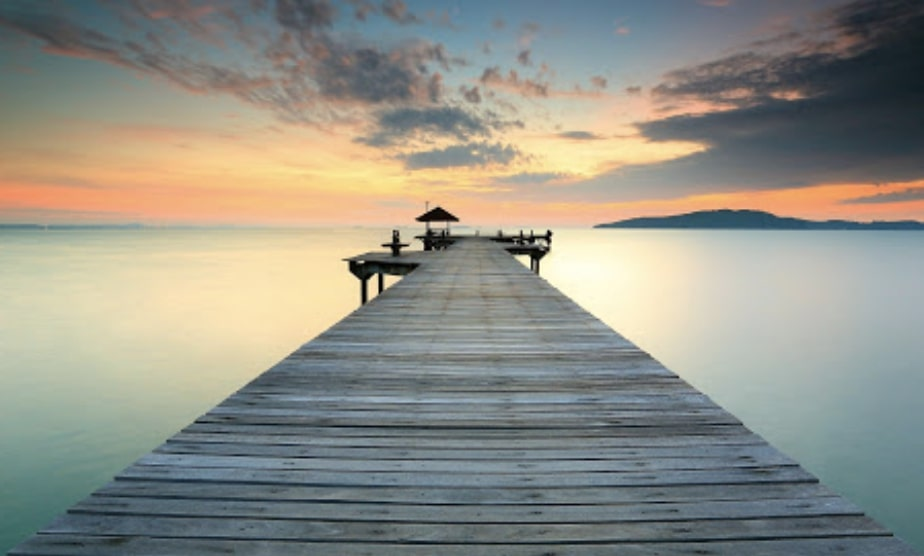
//> input picture lab4/hf.jpg, 924 x 556 px
$ ./main   (built with g++ and OpenCV 4)
//> lines starting //> are read from the running program, lines starting //| are printed output that depends on the picture; after the words box and inside, x2 and y2 are one past the last pixel; in counts of white or black regions, pixels touching at a corner belong together
### lab4/hough.hpp
#ifndef HOUGH_H
#define HOUGH_H

#include <opencv2/core.hpp>
#include <opencv2/highgui.hpp>
#include <opencv2/imgproc.hpp>
#include <iostream>
#include <vector>
#include <math.h>

// Finds lines in a binary image using the standard Hough transform.
// note: the image must be an 8-bit, single-channel binary source image
void HoughLines(const cv::Mat& image, std::vector<cv::Vec2d>& lines,
	double rho, double theta, int threshold);

#endif

### lab4/canny.hpp
#ifndef CANNY_H
#define CANNY_H

#include <math.h>
#include <assert.h>
#include <opencv2/core.hpp>
#include <opencv2/highgui.hpp>
#include <iostream>
#include <algorithm>

// Finds edges in an image using the Canny algorithm.
void Canny(const cv::Mat& image, cv::Mat& edges, double threshold1, double threshold2);

#endif

### lab4/canny.cpp
#include "canny.hpp"

static inline uchar cut(double value) {
	int _value = value + 0.5;
	if (_value < 0)
		_value = 0;
	if (_value > 255)
		_value = 255;
	return (uchar)_value;
}

// Blurs an image using a Gaussian filter.
static void GaussianBlur(const cv::Mat& src, cv::Mat& dst, cv::Size ksize, double sigma) {
	int row = src.rows;
	int col = src.cols;
	int channel = src.channels();
	dst = cv::Mat::zeros(row, col, channel == 1 ? CV_8UC1 : CV_8UC3);

	// kernel
	int pad_i = ksize.height / 2, pad_j = ksize.width / 2;
	double sigma_square = sigma * sigma;
	double sum = 0;
	double** kernel = new double* [ksize.height];
	for (int i = 0; i < ksize.height; i++) {
		kernel[i] = new double[ksize.width];
	}
	for (int i = 0; i < ksize.height; i++) {
		for (int j = 0; j < ksize.width; j++) {
			int x = j - pad_j;
			int y = i - pad_i;
			kernel[i][j] = 1 / (2 * CV_PI * sigma_square) * exp(-(x * x + y * y) / (2 * sigma_square));
			sum += kernel[i][j];
		}
	}
	for (int i = 0; i < ksize.height; i++) {
		for (int j = 0; j < ksize.width; j++) {
			kernel[i][j] /= sum;
		}
	}

	// filter
	if (channel == 1) {
		for (int i = 0; i < row; i++) {
			for (int j = 0; j < col; j++) {
				double value = 0;

				for (int di = -pad_i; di <= pad_i; di++) {
					for (int dj = -pad_j; dj <= pad_j; dj++) {
						if ((i + di >= 0) && (i + di < row) && (j + dj >= 0) && (j + dj < col))
							value += src.at<uchar>(i + di, j + dj) * kernel[pad_i + di][pad_j + dj];
					}
				}

				dst.at<uchar>(i, j) = cut(value);
			}
		}
	}
	else {
		for (int i = 0; i < row; i++) {
			for (int j = 0; j < col; j++) {
				for (int c = 0; c < channel; c++) {
					double value = 0;

					for (int di = -pad_i; di <= pad_i; di++) {
						for (int dj = -pad_j; dj <= pad_j; dj++) {
							if ((i + di >= 0) && (i + di < row) && (j + dj >= 0) && (j + dj < col))
								value += src.at<cv::Vec3b>(i + di, j + dj)[c] * kernel[pad_i + di][pad_j + dj];
						}
					}

					dst.at<uchar>(i, j) = cut(value);
				}
			}
		}
	}

	// delete kernel
	for (int i = 0; i < ksize.height; i++) {
		delete[] kernel[i];
	}
	delete[] kernel;
}

// Calculates the first order image derivative in both xand y using a Sobel operator.
static void spatialGradient(const cv::Mat& src, cv::Mat& dx, cv::Mat& dy) {
	const int ksize = 3;

	int row = src.rows;
	int col = src.cols;
	int channel = src.channels();
	int pad = ksize / 2;
	double kernel_x[ksize][ksize] = { {1,0,-1}, {2,0,-2}, {1,0,-1} };
	double kernel_y[ksize][ksize] = { {1,2,1}, {0,0,0}, {-1,-2,-1} };

	dx = cv::Mat::zeros(row, col, CV_8UC1);
	dy = cv::Mat::zeros(row, col, CV_8UC1);

	for (int i = 0; i < row; i++) {
		for (int j = 0; j < col; j++) {
			double value_x = 0;
			double value_y = 0;

			for (int di = -pad; di <= pad; di++) {
				for (int dj = -pad; dj <= pad; dj++) {
					if ((i + di >= 0) && (i + di < row) && (j + dj >= 0) && (j + dj < col)) {
						value_x += src.at<uchar>(i + di, j + dj) * kernel_x[pad + di][pad + dj];
						value_y += src.at<uchar>(i + di, j + dj) * kernel_y[pad + di][pad + dj];
					}
				}
			}

			dx.at<uchar>(i, j) = cut(value_x);
			dy.at<uchar>(i, j) = cut(value_y);
		}
	}
}

// Calculates the gradient and theta given the gradients on x and y axis
static void calGradient(const cv::Mat& dx, const cv::Mat& dy, cv::Mat& grad, cv::Mat& theta) {
	int row = dx.rows;
	int col = dy.cols;

	grad = cv::Mat::zeros(row, col, CV_8UC1);
	theta = cv::Mat::zeros(row, col, CV_8UC1);

	for (int i = 0; i < row; i++) {
		for (int j = 0; j < col; j++) {
			double _dx = dx.at<uchar>(i, j);
			double _dy = dy.at<uchar>(i, j);
			double angle = atan2(_dy, _dx) * 180 / CV_PI;

			if (angle < -22.5)
				angle += 180;
			if (angle >= 157.5)
				angle -= 180;

			if (angle < 22.5) {
				theta.at<uchar>(i, j) = 0;
			}
			else if (angle < 67.5) {
				theta.at<uchar>(i, j) = 45;
			}
			else if (angle < 112.5) {
				theta.at<uchar>(i, j) = 90;
			}
			else {
				theta.at<uchar>(i, j) = 135;
			}

			grad.at<uchar>(i, j) = cut(sqrt(_dx * _dx + _dy * _dy));
		}
	}
}

// Non-maximum suppression as an edge thinning technique.
static void non_maximum_suppression(cv::Mat& grad, const cv::Mat& theta) {
	int row = grad.rows;
	int col = grad.cols;

	cv::Mat grad_out = cv::Mat::zeros(row, col, CV_8UC1);

	for (int i = 0; i < row; i++) {
		for (int j = 0; j < col; j++) {
			int angle = theta.at<uchar>(i, j);
			int di1, dj1, di2, dj2;

			if (angle == 0) {
				di1 = 0;
				dj1 = -1;
				di2 = 0;
				dj2 = 1;
			}
			else if (angle == 45) {
				di1 = 1;
				dj1 = -1;
				di2 = -1;
				dj2 = 1;
			}
			else if (angle == 90) {
				di1 = -1;
				dj1 = 0;
				di2 = 1;
				dj2 = 0;
			}
			else {
				di1 = -1;
				dj1 = -1;
				di2 = 1;
				dj2 = 1;
			}

			if (i == 0) {
				di1 = std::max(di1, 0);
				di2 = std::max(di2, 0);
			}
			if (i == (row - 1)) {
				di1 = std::min(di1, 0);
				di2 = std::min(di2, 0);
			}
			if (j == 0) {
				dj1 = std::max(dj1, 0);
				dj2 = std::max(dj2, 0);
			}
			if (j == (col - 1)) {
				dj1 = std::min(dj1, 0);
				dj2 = std::min(dj2, 0);
			}


			if (grad.at<uchar>(i, j) == std::max(
				std::max(grad.at<uchar>(i, j), grad.at<uchar>(i + di1, j + dj1)),
				grad.at<uchar>(i + di2, j + dj2)))
			{
				grad_out.at<uchar>(i, j) = grad.at<uchar>(i, j);
			}
		}
	}

	grad = grad_out.clone();
}

// Double threshold
static void hysteresis(cv::Mat& grad, int high_threshold, int low_threshold) {
	int row = grad.rows;
	int col = grad.cols;

	cv::Mat grad_out = cv::Mat::zeros(row, col, CV_8UC1);

	for (int i = 0; i < row; i++) {
		for (int j = 0; j < col; j++) {
			int _grad = grad.at<uchar>(i, j);

			if (_grad >= high_threshold) {
				grad_out.at<uchar>(i, j) = 255;
			}
			else if (_grad >= low_threshold) {
				// blob analysis - look at its 8-connected neighborhood
				for (int di = -1; di <= 1; di++) {
					for (int dj = -1; dj <= 1; dj++) {
						if (i + di < 0 || i + di >= row || j + dj < 0 || j + dj >= col)
							continue;
						if (grad.at<uchar>(i + di, j + dj) >= high_threshold) {
							grad_out.at<uchar>(i, j) = 255;
							break;
						}
					}
				}
			}
		}
	}

	grad = grad_out.clone();
}

void Canny(const cv::Mat& image, cv::Mat& edges, double threshold1, double threshold2) {
	cv::Mat image_ir;
	cv::Mat grad_x, grad_y;
	cv::Mat theta;

	// 1. use gaussian filter to smooth the input image
	GaussianBlur(image, image_ir, cv::Size(5, 5), 1.4);

	// 2. use sobel filter to calculate the gradient
	spatialGradient(image, grad_x, grad_y);
	calGradient(grad_x, grad_y, edges, theta);

	// 3. use non-maximum suppression
	non_maximum_suppression(edges, theta);

	// 4. hysteresis
	hysteresis(edges, threshold2, threshold1);
}

### lab4/main.cpp
#include "canny.hpp"
#include "hough.hpp"
#include <opencv2/core.hpp>
#include <opencv2/highgui.hpp>
#include <opencv2/imgproc.hpp>
#include <iostream>
#include <vector>

cv::Mat DrawLines(const cv::Mat& src, std::vector<cv::Vec2f> lines);

int main() {
	cv::Mat img = cv::imread("hf.jpg", cv::IMREAD_COLOR);
//> img is the input picture: 556 rows x 924 cols, CV_8UC3; mean B, G, R 135.5, 145.4, 145.6
	cv::Mat img_gray;
	cv::cvtColor(img, img_gray, cv::COLOR_BGR2GRAY);

	// opencv standard api
	cv::Mat img_blured;
	cv::GaussianBlur(img_gray, img_blured, cv::Size(5, 5), 0);

	cv::Mat edges;
	cv::Canny(img_blured, edges, 40, 100);
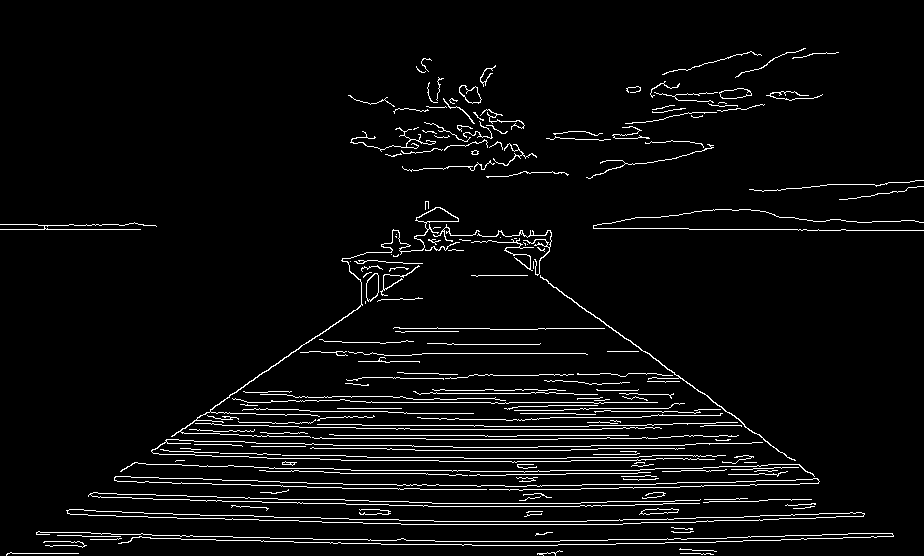
//> edges: 556 rows x 924 cols, CV_8UC1; 4.6% white in thin lines or dots
	cv::namedWindow("edges", cv::WINDOW_NORMAL);
	cv::imshow("edges", edges);
	cv::imwrite("edges_opencv.jpg", edges);

	std::vector<cv::Vec2f> lines;
	cv::HoughLines(edges, lines, 1, CV_PI / 180, 200);
//> lines = 42 lines (rho, theta), first 12: [435, 1.57], [402, 1.57], [470, 1.57], [554, 1.55], [425, 1.57], [229, 1.57], [467, 1.55], [533, 1.59], [449, 1.59], [-94, 2.2], [453, 1.59], [462, 1.59]
	cv::Mat img_out = DrawLines(img, lines);
//> the loop in DrawLines, `for (auto line : lines)` made 42 passes
//> (rho, theta, si, co) on passes 1 to 12: (435, 1.57, 1, -4.37e-08), (402, 1.57, 1, -4.37e-08), (470, 1.57, 1, -4.37e-08), (554, 1.55, 1, 0.0175), (425, 1.57, 1, -4.37e-08), (229, 1.57, 1, -4.37e-08), (467, 1.55, 1, 0.0175), (533, 1.59, 1, -0.0175), (449, 1.59, 1, -0.0175), (-94, 2.2, 0.809, -0.588), (453, 1.59, 1, -0.0175), (462, 1.59, 1, -0.0175)
//> after the loop in DrawLines, `for (auto line : lines)`:
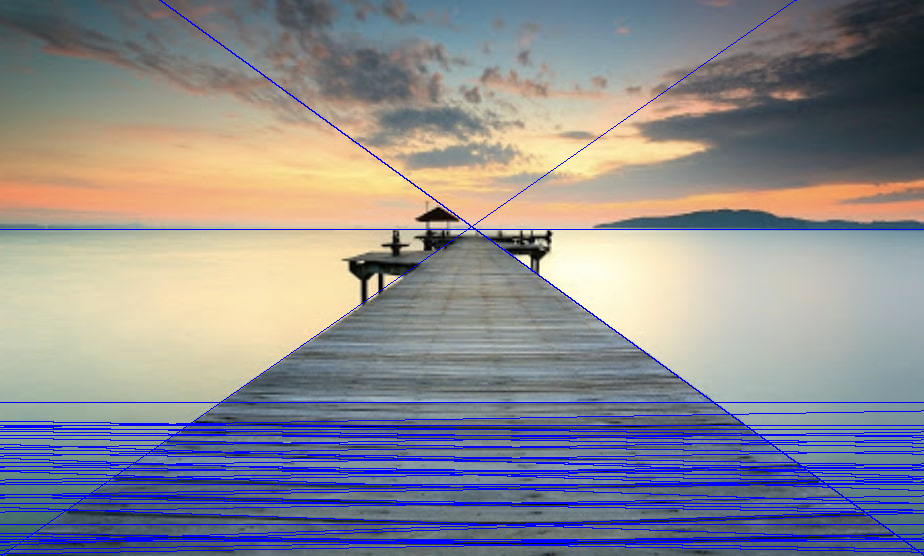
//> dst: 556 rows x 924 cols, CV_8UC3; 6.97% of pixels changed, all inside (x1, y1, x2, y2) = (0, 0, 924, 556)
	cv::namedWindow("lines", cv::WINDOW_NORMAL);
	cv::imshow("lines", img_out);
	cv::imwrite("hf_lines_opencv.jpg", img_out);

	// my implementation
	// my Canny already contains GaussianBlur
	cv::Mat edges_mine;
	Canny(img_gray, edges_mine, 40, 100);
//> in GaussianBlur, `int pad_i = ksize.height / 2, pad_j = ksize.width / 2;`: pad_i = 2
//> the loop in GaussianBlur, `for (int i = 0; i < ksize.height; i++)` made 5 passes
//> the loop in GaussianBlur, `for (int i = 0; i < ksize.height; i++)` made 5 passes
//> sum on passes 1 to 5: 0.0957, 0.302, 0.567, 0.773, 0.869
//> after the loop in GaussianBlur, `for (int i = 0; i < ksize.height; i++)`: sum = 0.869
//> after the loop in spatialGradient, `for (int i = 0; i < row; i++)`:
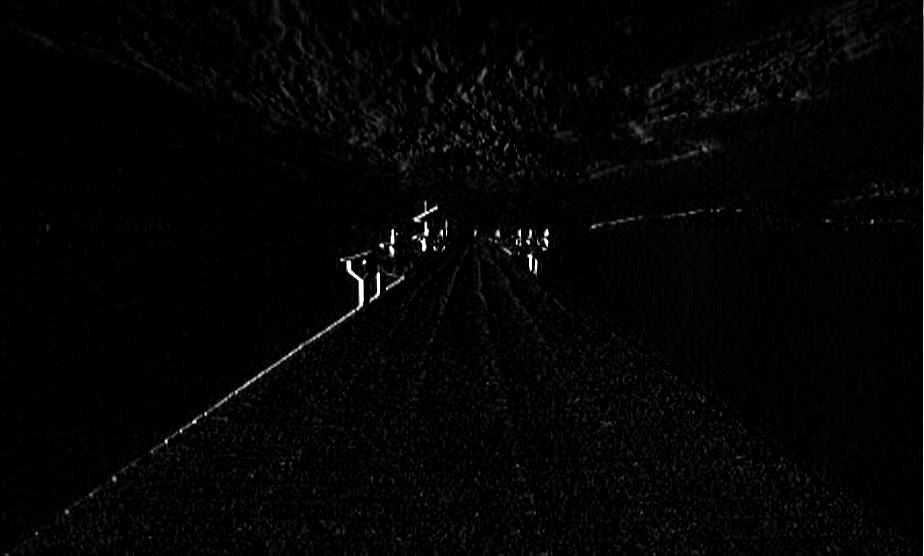
//> dx: 556 rows x 924 cols, CV_8UC1; min 0, max 255, mean 4.2
//> after the loop in spatialGradient, `for (int i = 0; i < row; i++)`:
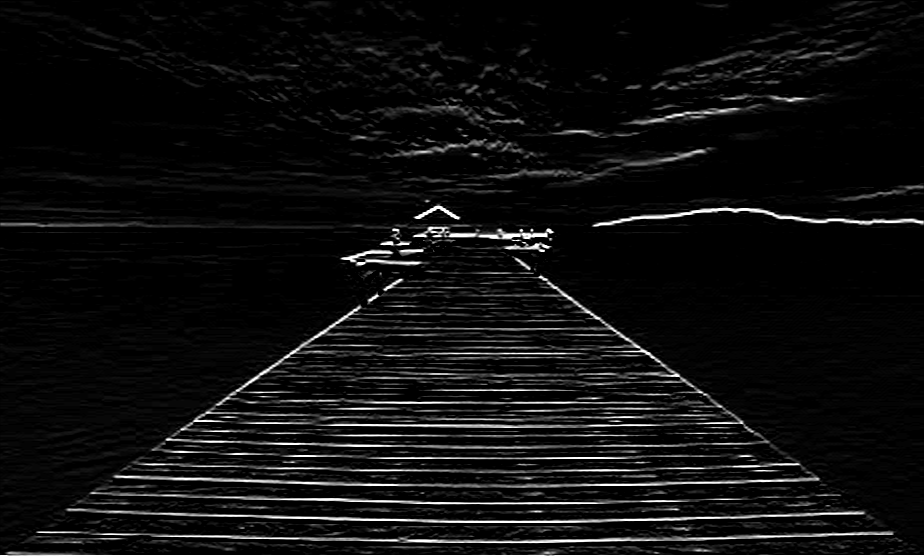
//> dy: 556 rows x 924 cols, CV_8UC1; min 0, max 255, mean 14.8
//> after the loop in calGradient, `for (int i = 0; i < row; i++)`:
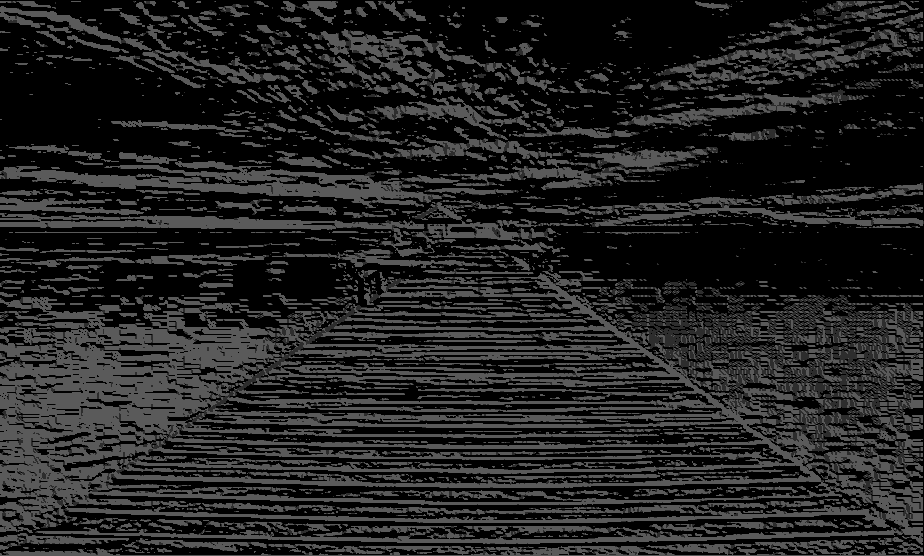
//> theta: 556 rows x 924 cols, CV_8UC1; min 0, max 90, mean 33
//> after the loop in hysteresis, `for (int i = 0; i < row; i++)`:
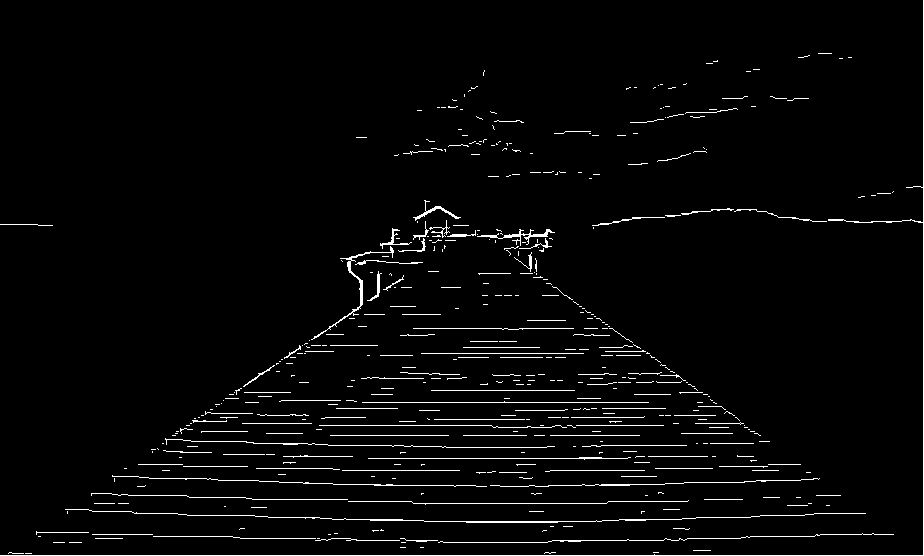
//> grad_out: 556 rows x 924 cols, CV_8UC1; 2.9% white in thin lines or dots
	cv::namedWindow("edges_mine", cv::WINDOW_NORMAL);
	cv::imshow("edges_mine", edges_mine);
	cv::imwrite("edges_mine.jpg", edges_mine);

	std::vector<cv::Vec2f> lines_mine;
	HoughLines(edges_mine, lines_mine, 1, CV_PI / 180, 140);
//> lines_mine = 45 lines (rho, theta), first 12: [555, 1.57], [923, 0], [402, 1.57], [435, 1.57], [425, 1.57], [458, 1.57], [470, 1.57], [533, 1.59], [503, 1.57], [495, 1.55], [542, 1.54], [540, 1.57]
	cv::Mat img_out_mine = DrawLines(img, lines_mine);
//> the loop in DrawLines (call 2), `for (auto line : lines)` made 45 passes
//> (rho, theta, si, co) on passes 1 to 12: (555, 1.57, 1, -4.37e-08), (923, 0, 0, 1), (402, 1.57, 1, -4.37e-08), (435, 1.57, 1, -4.37e-08), (425, 1.57, 1, -4.37e-08), (458, 1.57, 1, -4.37e-08), (470, 1.57, 1, -4.37e-08), (533, 1.59, 1, -0.0175), (503, 1.57, 1, -4.37e-08), (495, 1.55, 1, 0.0175), (542, 1.54, 0.999, 0.0349), (540, 1.57, 1, -4.37e-08)
//> after the loop in DrawLines (call 2), `for (auto line : lines)`:
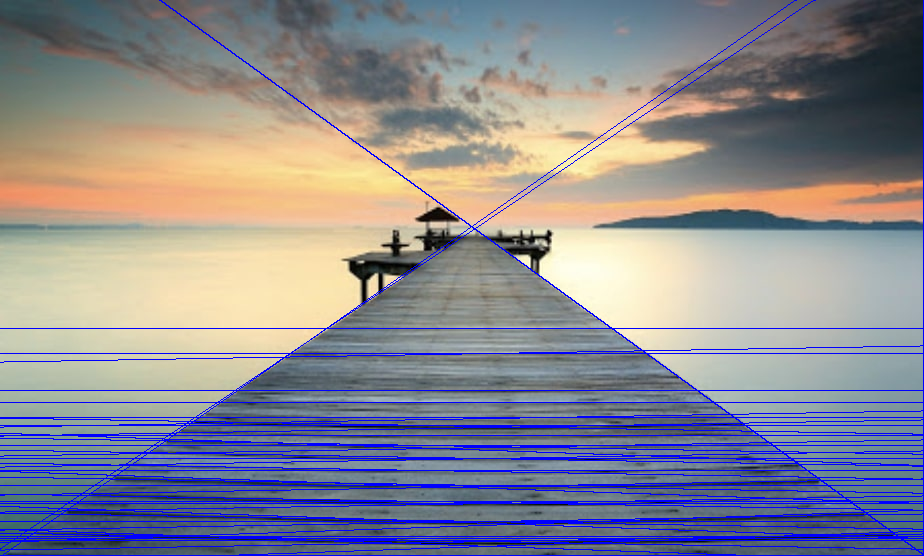
//> dst: 556 rows x 924 cols, CV_8UC3; 7.42% of pixels changed, all inside (x1, y1, x2, y2) = (0, 0, 924, 556)
	cv::namedWindow("lines_mine", cv::WINDOW_NORMAL);
	cv::imshow("lines_mine", img_out_mine);
	cv::imwrite("hf_lines_mine.jpg", img_out_mine);

	cv::waitKey(0);
	cv::destroyAllWindows();

	return 0;
}

cv::Mat DrawLines(const cv::Mat& src, std::vector<cv::Vec2f> lines) {
	int row = src.rows;
	int col = src.cols;
	cv::Mat dst = src.clone();

	for (auto line : lines) {
		double rho = line[0], theta = line[1];
		double si = sin(theta), co = cos(theta);

		if (co != 0) {
			for (int i = 0; i < row; i++) {
				int j = (rho - i * si) / co;
				if (j >= 0 && j < col)
					dst.at<cv::Vec3b>(i, j) = cv::Vec3b(255, 0, 0);
			}
		}

		if (si != 0) {
			for (int j = 0; j < col; j++) {
				int i = (rho - j * co) / si;
				if (i >= 0 && i < row)
					dst.at<cv::Vec3b>(i, j) = cv::Vec3b(255, 0, 0);
			}
		}
	}

	return dst;
}
